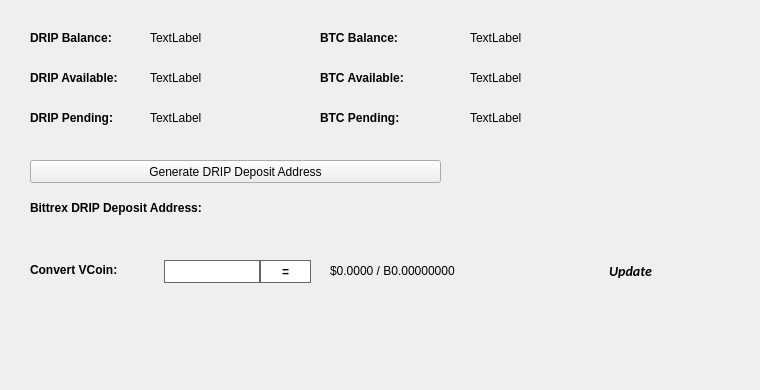
   <widget class="QWidget" name="BalanceTab">
    <attribute name="title">
     <string>Balance</string>
    </attribute>
    <widget class="QLabel" name="BitcoinBalanceLabel">
     <property name="geometry">
      <rect>
       <x>470</x>
       <y>30</y>
       <width>150</width>
       <height>16</height>
      </rect>
     </property>
     <property name="text">
      <string>TextLabel</string>
     </property>
    </widget>
    <widget class="QLabel" name="DRIPBalanceLabel">
     <property name="geometry">
      <rect>
       <x>150</x>
       <y>30</y>
       <width>150</width>
       <height>16</height>
      </rect>
     </property>
     <property name="text">
      <string>TextLabel</string>
     </property>
    </widget>
    <widget class="QLabel" name="label_11">
     <property name="geometry">
      <rect>
       <x>30</x>
       <y>30</y>
       <width>101</width>
       <height>16</height>
      </rect>
     </property>
     <property name="font">
      <font>
       <weight>75</weight>
       <bold>true</bold>
      </font>
     </property>
     <property name="text">
      <string>DRIP Balance:</string>
     </property>
    </widget>
    <widget class="QLabel" name="label_12">
     <property name="geometry">
      <rect>
       <x>320</x>
       <y>30</y>
       <width>101</width>
       <height>16</height>
      </rect>
     </property>
     <property name="font">
      <font>
       <weight>75</weight>
       <bold>true</bold>
      </font>
     </property>
     <property name="text">
      <string>BTC Balance:</string>
     </property>
    </widget>
    <widget class="QLabel" name="DRIPAvailableLabel_2">
     <property name="geometry">
      <rect>
       <x>150</x>
       <y>70</y>
       <width>150</width>
       <height>16</height>
      </rect>
     </property>
     <property name="text">
      <string>TextLabel</string>
     </property>
    </widget>
    <widget class="QLabel" name="label_13">
     <property name="geometry">
      <rect>
       <x>30</x>
       <y>70</y>
       <width>111</width>
       <height>16</height>
      </rect>
     </property>
     <property name="font">
      <font>
       <weight>75</weight>
       <bold>true</bold>
      </font>
     </property>
     <property name="text">
      <string>DRIP Available:</string>
     </property>
    </widget>
    <widget class="QLabel" name="label_14">
     <property name="geometry">
      <rect>
       <x>30</x>
       <y>110</y>
       <width>101</width>
       <height>16</height>
      </rect>
     </property>
     <property name="font">
      <font>
       <weight>75</weight>
       <bold>true</bold>
      </font>
     </property>
     <property name="text">
      <string>DRIP Pending:</string>
     </property>
    </widget>
    <widget class="QLabel" name="DRIPPendingLabel">
     <property name="geometry">
      <rect>
       <x>150</x>
       <y>110</y>
       <width>150</width>
       <height>16</height>
      </rect>
     </property>
     <property name="text">
      <string>TextLabel</string>
     </property>
    </widget>
    <widget class="QLabel" name="label_15">
     <property name="geometry">
      <rect>
       <x>320</x>
       <y>70</y>
       <width>111</width>
       <height>16</height>
      </rect>
     </property>
     <property name="font">
      <font>
       <weight>75</weight>
       <bold>true</bold>
      </font>
     </property>
     <property name="text">
      <string>BTC Available:</string>
     </property>
    </widget>
    <widget class="QLabel" name="BitcoinAvailableLabel">
     <property name="geometry">
      <rect>
       <x>470</x>
       <y>70</y>
       <width>150</width>
       <height>16</height>
      </rect>
     </property>
     <property name="text">
      <string>TextLabel</string>
     </property>
    </widget>
    <widget class="QLabel" name="label_31">
     <property name="geometry">
      <rect>
       <x>320</x>
       <y>110</y>
       <width>111</width>
       <height>16</height>
      </rect>
     </property>
     <property name="font">
      <font>
       <weight>75</weight>
       <bold>true</bold>
      </font>
     </property>
     <property name="text">
      <string>BTC Pending:</string>
     </property>
    </widget>
    <widget class="QLabel" name="BitcoinPendingLabel">
     <property name="geometry">
      <rect>
       <x>470</x>
       <y>110</y>
       <width>150</width>
       <height>16</height>
      </rect>
     </property>
     <property name="text">
      <string>TextLabel</string>
     </property>
    </widget>
    <widget class="QLabel" name="label_33">
     <property name="geometry">
      <rect>
       <x>30</x>
       <y>200</y>
       <width>221</width>
       <height>16</height>
      </rect>
     </property>
     <property name="font">
      <font>
       <weight>75</weight>
       <bold>true</bold>
      </font>
     </property>
     <property name="text">
      <string>Bittrex DRIP Deposit Address:</string>
     </property>
    </widget>
    <widget class="QPushButton" name="GenDepositBTN">
     <property name="geometry">
      <rect>
       <x>30</x>
       <y>160</y>
       <width>411</width>
       <height>23</height>
      </rect>
     </property>
     <property name="text">
      <string>Generate DRIP Deposit Address</string>
     </property>
     <property name="icon">
      <iconset resource="../drip.qrc">
       <normaloff>:/icons/bitcoin</normaloff>:/icons/bitcoin</iconset>
     </property>
    </widget>
    <widget class="QLabel" name="DepositAddressLabel">
     <property name="geometry">
      <rect>
       <x>200</x>
       <y>200</y>
       <width>261</width>
       <height>16</height>
      </rect>
     </property>
     <property name="palette">
      <palette>
       <active>
        <colorrole role="WindowText">
         <brush brushstyle="SolidPattern">
          <color alpha="255">
           <red>0</red>
           <green>0</green>
           <blue>0</blue>
          </color>
         </brush>
        </colorrole>
        <colorrole role="Text">
         <brush brushstyle="SolidPattern">
          <color alpha="255">
           <red>0</red>
           <green>0</green>
           <blue>255</blue>
          </color>
         </brush>
        </colorrole>
       </active>
       <inactive>
        <colorrole role="WindowText">
         <brush brushstyle="SolidPattern">
          <color alpha="255">
           <red>0</red>
           <green>0</green>
           <blue>0</blue>
          </color>
         </brush>
        </colorrole>
        <colorrole role="Text">
         <brush brushstyle="SolidPattern">
          <color alpha="255">
           <red>0</red>
           <green>0</green>
           <blue>255</blue>
          </color>
         </brush>
        </colorrole>
       </inactive>
       <disabled>
        <colorrole role="WindowText">
         <brush brushstyle="SolidPattern">
          <color alpha="255">
           <red>120</red>
           <green>120</green>
           <blue>120</blue>
          </color>
         </brush>
        </colorrole>
        <colorrole role="Text">
         <brush brushstyle="SolidPattern">
          <color alpha="255">
           <red>120</red>
           <green>120</green>
           <blue>120</blue>
          </color>
         </brush>
        </colorrole>
       </disabled>
      </palette>
     </property>
     <property name="font">
      <font>
       <weight>75</weight>
       <bold>true</bold>
      </font>
     </property>
     <property name="text">
      <string/>
     </property>
     <property name="alignment">
      <set>Qt::AlignRight|Qt::AlignTrailing|Qt::AlignVCenter</set>
     </property>
     <property name="textInteractionFlags">
      <set>Qt::LinksAccessibleByMouse|Qt::TextSelectableByKeyboard|Qt::TextSelectableByMouse</set>
     </property>
    </widget>
    <widget class="QLabel" name="label_8">
     <property name="geometry">
      <rect>
       <x>460</x>
       <y>300</y>
       <width>281</width>
       <height>81</height>
      </rect>
     </property>
     <property name="text">
      <string/>
     </property>
     <property name="pixmap">
      <pixmap>:/images/bittrex</pixmap>
     </property>
    </widget>
    <widget class="QWidget" name="widgetConversion" native="true">
     <property name="geometry">
      <rect>
       <x>0</x>
       <y>250</y>
       <width>751</width>
       <height>43</height>
      </rect>
     </property>
     <property name="minimumSize">
      <size>
       <width>0</width>
       <height>43</height>
      </size>
     </property>
     <property name="styleSheet">
      <string notr="true"/>
     </property>
     <widget class="QPushButton" name="btnUpdateMarketData">
      <property name="geometry">
       <rect>
        <x>575</x>
        <y>0</y>
        <width>111</width>
        <height>41</height>
       </rect>
      </property>
      <property name="sizePolicy">
       <sizepolicy hsizetype="Expanding" vsizetype="Expanding">
        <horstretch>0</horstretch>
        <verstretch>0</verstretch>
       </sizepolicy>
      </property>
      <property name="font">
       <font>
        <family>calibri</family>
        <pointsize>-1</pointsize>
        <weight>75</weight>
        <italic>true</italic>
        <bold>true</bold>
       </font>
      </property>
      <property name="styleSheet">
       <string notr="true">margin:0px;text-align:center;padding:2px;border-radius:3px;font-style:italic;width:100px;font-size:14px;font-family:calibri;font-weight:600;</string>
      </property>
      <property name="text">
       <string>Update</string>
      </property>
      <property name="iconSize">
       <size>
        <width>150</width>
        <height>35</height>
       </size>
      </property>
      <property name="autoDefault">
       <bool>true</bool>
      </property>
      <property name="default">
       <bool>true</bool>
      </property>
     </widget>
     <widget class="QLabel" name="lblConvertVCoin">
      <property name="geometry">
       <rect>
        <x>30</x>
        <y>10</y>
        <width>131</width>
        <height>20</height>
       </rect>
      </property>
      <property name="styleSheet">
       <string notr="true"/>
      </property>
      <property name="text">
       <string>&lt;html&gt;&lt;head/&gt;&lt;body&gt;&lt;p&gt;&lt;span style=&quot; font-weight:600;&quot;&gt;Convert VCoin:&lt;/span&gt;&lt;/p&gt;&lt;/body&gt;&lt;/html&gt;</string>
      </property>
     </widget>
     <widget class="QLineEdit" name="txtConvertVCoinQty">
      <property name="geometry">
       <rect>
        <x>160</x>
        <y>10</y>
        <width>100</width>
        <height>23</height>
       </rect>
      </property>
      <property name="minimumSize">
       <size>
        <width>100</width>
        <height>23</height>
       </size>
      </property>
      <property name="maximumSize">
       <size>
        <width>100</width>
        <height>16777215</height>
       </size>
      </property>
      <property name="styleSheet">
       <string notr="true">border: 1px solid #61696c;margin-left:4px;</string>
      </property>
     </widget>
     <widget class="QPushButton" name="btnConvertDrip">
      <property name="geometry">
       <rect>
        <x>260</x>
        <y>10</y>
        <width>51</width>
        <height>23</height>
       </rect>
      </property>
      <property name="minimumSize">
       <size>
        <width>0</width>
        <height>23</height>
       </size>
      </property>
      <property name="styleSheet">
       <string notr="true">border:1px solid #61696c;background:white;font-weight:600;</string>
      </property>
      <property name="text">
       <string>=</string>
      </property>
     </widget>
     <widget class="QLabel" name="lblConvertVCoinResults">
      <property name="geometry">
       <rect>
        <x>330</x>
        <y>0</y>
        <width>201</width>
        <height>41</height>
       </rect>
      </property>
      <property name="styleSheet">
       <string notr="true"/>
      </property>
      <property name="text">
       <string>$0.0000 / B0.00000000</string>
      </property>
     </widget>
     <widget class="QLabel" name="iconOverviewUpdateWait">
      <property name="geometry">
       <rect>
        <x>670</x>
        <y>10</y>
        <width>24</width>
        <height>24</height>
       </rect>
      </property>
      <property name="text">
       <string/>
      </property>
      <property name="pixmap">
       <pixmap resource="../drip.qrc">:/icons/transaction_1</pixmap>
      </property>
      <property name="scaledContents">
       <bool>true</bool>
      </property>
      <property name="alignment">
       <set>Qt::AlignCenter</set>
      </property>
     </widget>
    </widget>
   </widget>
